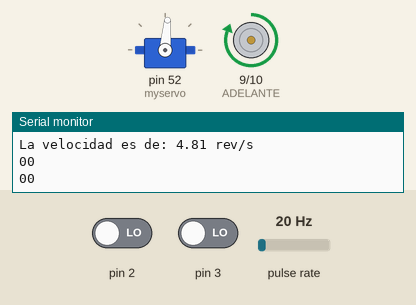
Recording of a sketch running on a simulated Arduino Mega 2560, built with avr-gcc and run on an emulated ATmega2560. On the bench: servo, motor-driver pin pairs drawn as motors (green arrow = first pin HIGH = forward, orange = second pin HIGH = backward, longer = more drive, scaled by the enable pin), the last lines printed to the serial monitor. Wiring (inferred from the names in the program): pulse sensor: data pin 47. Inputs (shaded band) come from the test bench; at power-on: pin 2 LOW, pin 3 LOW, pulse rate 20 Hz.

Above: at 3.8 s.
3.9 s: pin 2 driven HIGH
At 5.5 s:
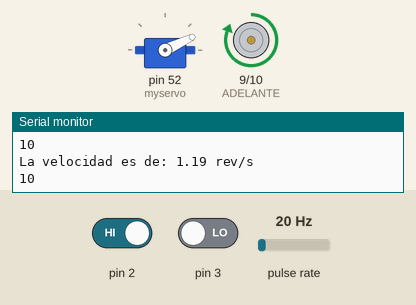
5.8 s: pin 3 driven HIGH
At 7.0 s:
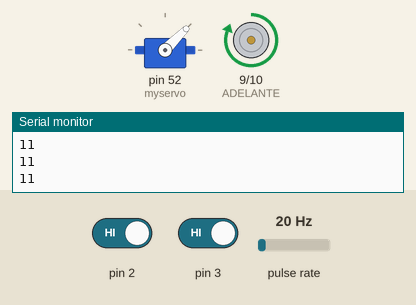
7.5 s: pin 2 driven LOW
At 8.4 s:
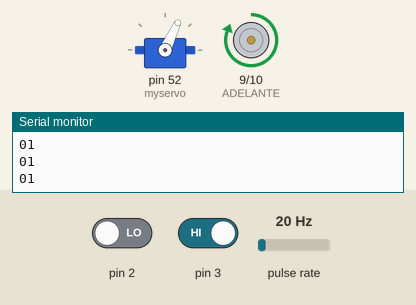
9.2 s: pin 3 driven LOW
At 9.8 s:
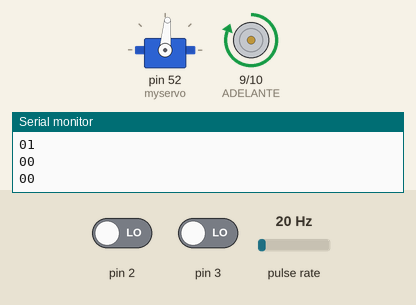
Timing chart, 0 to 11.9 s (numbered marks = the images above; inputs shaded):
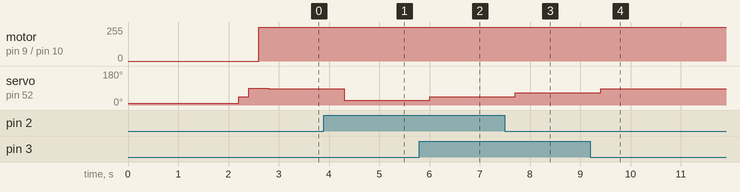

The sketch:

implementacion-16-mayo.ino
```cpp
#include <Servo.h>

//Gracias, Alexander!

#include <avr/io.h>

////////
Servo myservo;

int a, b;
int estado = 10; //empieza en 10°
/*
 * Negro es uno
 * Blanco es cero
 */
//////////

const int ADELANTE = 9;
const int ATRAS = 10;
const int ENABLE = 8;
int vueltas = 0;
unsigned long tiempo1;
unsigned long tiempo2;

void setup() {
  cli();
  TCCR5B = B00001111;
  TCNT5 = 240;
  TCCR5B |= (1 << WGM01); //Esto hace que vuelva a su valor de 240
  TIMSK5 |= (1 << OCIE0A); // enable timer compare interrupt
  pinMode(47,INPUT); //PIN QUE DISPARA RUTINA DE TIMER5 de ATMEGA
  //pinMode(18, INPUT); //previamente era 8.
  Serial.begin(9600);
  sei();
  pinMode(ADELANTE, OUTPUT);
  pinMode(ATRAS, OUTPUT);
  pinMode(ENABLE, OUTPUT);
  delay(2000);
  tiempo1 = millis();

  ////////////////
  //parte de los sensores infrarrojos
  Serial.begin(9600);
  myservo.attach(52);
  myservo.write(10);
  delay(200);//Let system settle
  myservo.write(45); //47 es nuestro centro.
  delay(200);
  myservo.write(90);
  delay(200);

  pinMode(2,INPUT);
  pinMode(3,INPUT);
  ////////////////////
}

ISR(TIMER5_COMPA_vect){
   vueltas++;
   //Serial.println(TCNT5);
   TCNT5 = 240;
}

void loop() {
  // put your main code here, to run repeatedly:
  analogWrite(ENABLE, 255);
  adelante();
  tiempo2 = millis();
  if(tiempo2-tiempo1>= 1000)
  {
      double vel = vueltas + (TCNT5-240.0)/16.0;
      Serial.print("La velocidad es de: ");
      Serial.print(vel);
      Serial.println(" rev/s");
      vueltas = 0;
      tiempo1 = tiempo2;
      TCNT5 = 240;
  }

  //////////////////
  //parte de la logica del servo
  a = digitalRead(2); //derecho
  b = digitalRead(3); //izquierdo

  Serial.print(a);
  Serial.println(b);
  delay(200);
  LogicaServo(a,b);
  ///////////////////

}

void adelante()
{
  digitalWrite(ATRAS, LOW);
  digitalWrite(ADELANTE, HIGH);
}

void atras()
{
  digitalWrite(ADELANTE, LOW);
  digitalWrite(ATRAS, HIGH);
}

void LogicaServo(int a,int b){

      if(a == 1) {
    if (b == 1) {
      if(estado != 45) {
        myservo.write(45);
        delay(100);
        estado = 45;
      }
    } else {
      if (estado != 10) {
        myservo.write(25);
        delay(100);
        estado = 10;
      }
    }
  } else {
    if (b == 1) {
        if(estado != 85) {
        myservo.write(65);
        delay(100);
        estado = 85;
      }
    } else {
      myservo.write(85);
      delay(100);
      estado = 85;
    }
  }

}
```

Measured:
- after the input at 3.9 s, servo on pin 52 (myservo): 85° → 25° after 0.40 s
- after the input at 5.8 s, servo on pin 52 (myservo): 25° → 45° after 0.21 s
- after the input at 7.5 s, servo on pin 52 (myservo): 45° → 65° after 0.21 s
- after the input at 9.2 s, servo on pin 52 (myservo): 65° → 85° after 0.21 s
